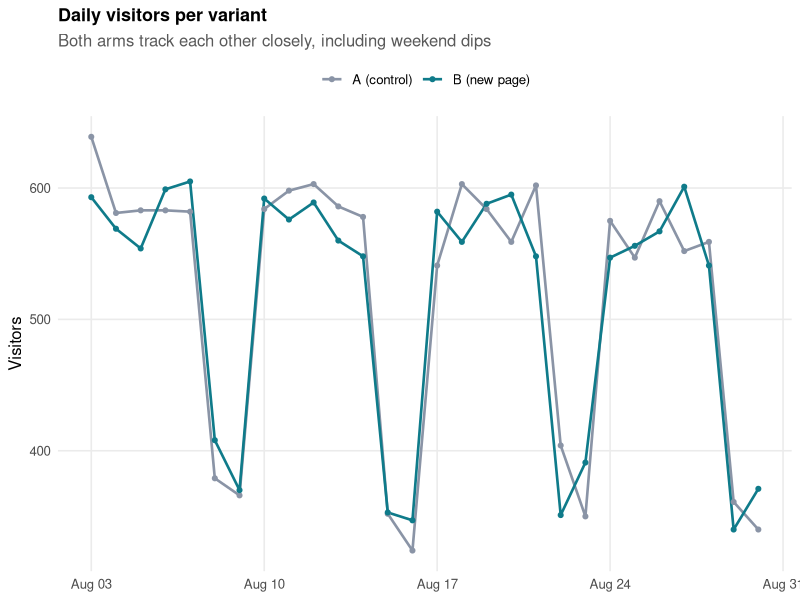
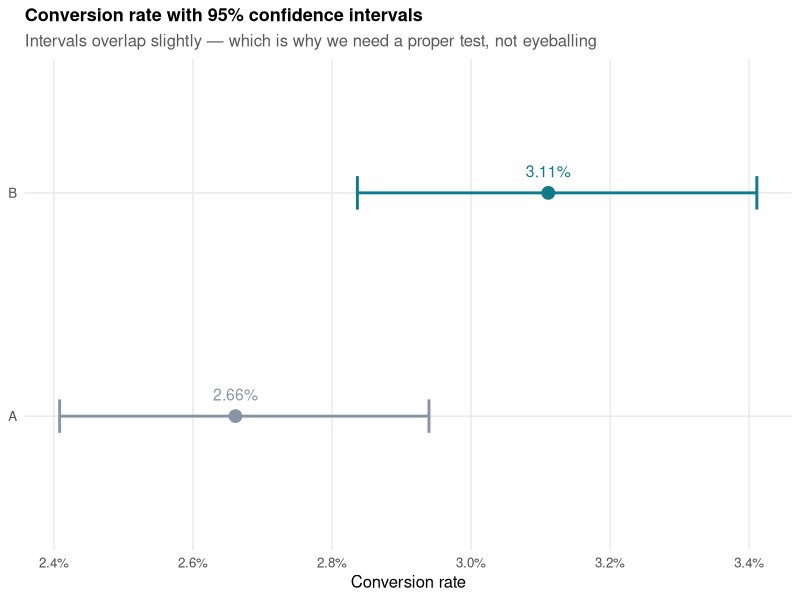
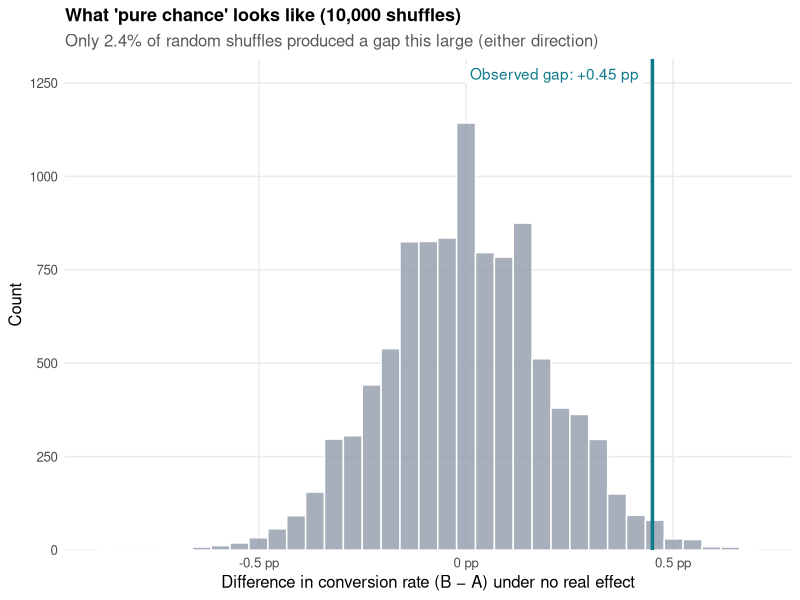
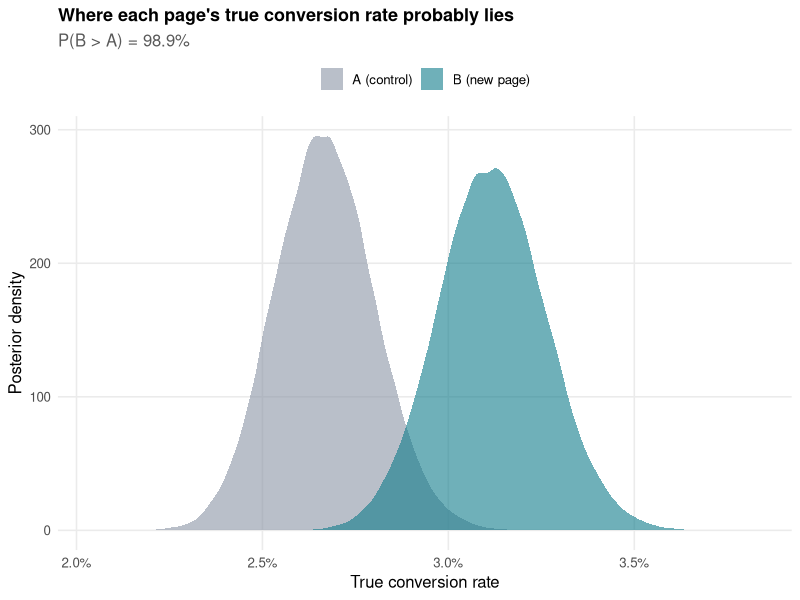
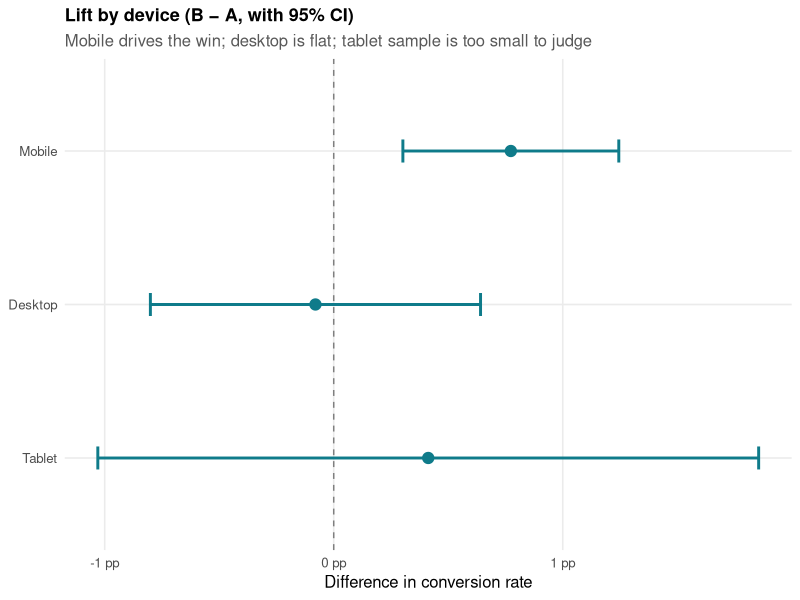
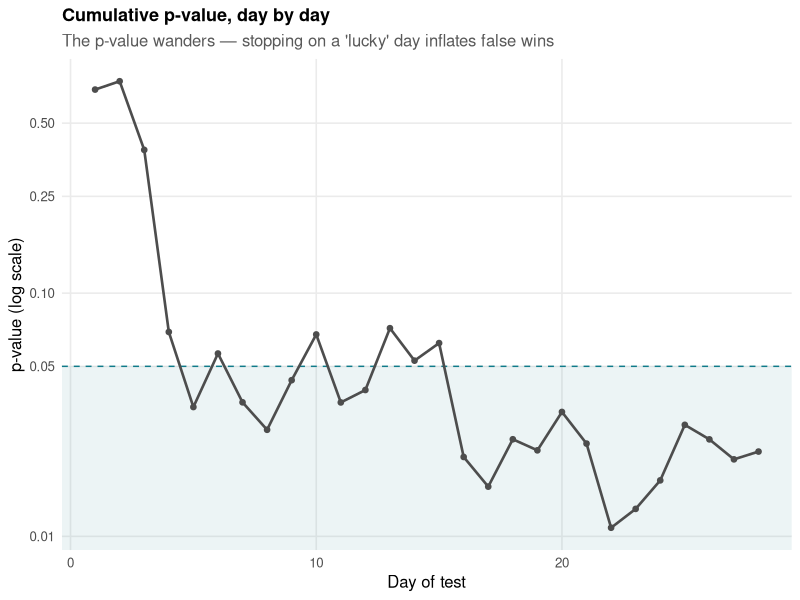

Generate these figures, in order, with R:
## ---- chunk 1
knitr::opts_chunk$set(echo = TRUE, message = FALSE, warning = FALSE,
                      fig.width = 8, fig.height = 4.2, dpi = 150,
                      fig.align = "center")
library(dplyr)
library(ggplot2)
library(scales)
library(tidyr)

set.seed(42)

# Consistent look for every chart
col_A <- "#8A94A6"   # control: neutral slate
col_B <- "#0F7B8A"   # treatment: teal
pal   <- c(A = col_A, B = col_B)

theme_ab <- theme_minimal(base_size = 12) +
  theme(plot.title = element_text(face = "bold", size = 13),
        plot.subtitle = element_text(colour = "grey35"),
        panel.grid.minor = element_blank(),
        legend.position = "top",
        legend.title = element_blank())
theme_set(theme_ab)

pct  <- function(x, d = 2) percent(x, accuracy = 10^-d)
fmtp <- function(p) ifelse(p < 0.001, "< 0.001", formatC(p, format = "f", digits = 3))
## ---- chunk 2
ab <- read.csv("data/ab_test_landing_page.csv", stringsAsFactors = FALSE) %>%
  mutate(date    = as.Date(date),
         variant = factor(variant, levels = c("A", "B")),
         weekend = weekdays(date) %in% c("Saturday", "Sunday"))

summ <- ab %>%
  group_by(variant) %>%
  summarise(visitors    = n(),
            conversions = sum(converted),
            conv_rate   = mean(converted),
            revenue     = sum(revenue),
            rpv         = mean(revenue),
            .groups = "drop")

pA <- summ$conv_rate[1]; pB <- summ$conv_rate[2]
nA <- summ$visitors[1];  nB <- summ$visitors[2]
xA <- summ$conversions[1]; xB <- summ$conversions[2]

ztest <- prop.test(c(xB, xA), c(nB, nA), correct = FALSE)
abs_diff <- pB - pA
rel_lift <- pB / pA - 1

# Bootstrap CI for relative lift (computed early so the summary can quote it)
set.seed(7)
lift_ci_es <- quantile(replicate(5000,
  mean(sample(ab$converted[ab$variant == "B"], replace = TRUE)) /
  mean(sample(ab$converted[ab$variant == "A"], replace = TRUE)) - 1), c(.025, .975))
## ---- chunk 3
baseline <- 0.03     # historical conversion rate of page A
mde_rel  <- 0.20     # smallest lift worth acting on: +20% relative
pw <- power.prop.test(p1 = baseline, p2 = baseline * (1 + mde_rel),
                      sig.level = 0.05, power = 0.80)
n_needed <- ceiling(pw$n)

data.frame(
  Assumption = c("Baseline conversion (A)", "Minimum detectable effect",
                 "Significance level (α)", "Power (1 − β)",
                 "Visitors needed per variant", "Visitors actually collected per variant"),
  Value = c(pct(baseline, 1), paste0("+", pct(mde_rel, 0), " relative (",
                                     pct(baseline, 1), " → ", pct(baseline * 1.2, 1), ")"),
            "0.05", "80%", comma(n_needed), paste(comma(nA), "/", comma(nB)))
)
## ---- chunk 4
srm <- chisq.test(c(nA, nB), p = c(0.5, 0.5))
data.frame(Variant = c("A", "B"), Visitors = comma(c(nA, nB)),
           Share = pct(c(nA, nB) / (nA + nB), 1),
           `SRM p-value` = c(fmtp(srm$p.value), ""), check.names = FALSE)
## ---- chunk 5
ab %>% count(date, variant) %>%
  ggplot(aes(date, n, colour = variant)) +
  geom_line(linewidth = 0.9) + geom_point(size = 1.4) +
  scale_colour_manual(values = pal, labels = c("A (control)", "B (new page)")) +
  labs(title = "Daily visitors per variant",
       subtitle = "Both arms track each other closely, including weekend dips",
       x = NULL, y = "Visitors")
## ---- chunk 6
bal <- ab %>%
  pivot_longer(c(device, source), names_to = "dimension", values_to = "level") %>%
  count(dimension, level, variant) %>%
  group_by(dimension, variant) %>% mutate(share = n / sum(n)) %>% ungroup() %>%
  select(-n) %>% pivot_wider(names_from = variant, values_from = share) %>%
  mutate(Difference = A - B)

bal %>% mutate(across(c(A, B), ~ pct(.x, 1)),
               Difference = paste0(round(Difference * 100, 1), " pp")) %>%
  rename(Dimension = dimension, Level = level, `Share in A` = A, `Share in B` = B)
## ---- chunk 7
summ %>%
  transmute(Variant = c("A (control)", "B (new page)"),
            Visitors = comma(visitors), Enrolments = comma(conversions),
            `Conversion rate` = pct(conv_rate))
## ---- chunk 8
ci <- summ %>% rowwise() %>%
  mutate(lo = prop.test(conversions, visitors)$conf.int[1],
         hi = prop.test(conversions, visitors)$conf.int[2]) %>% ungroup()

ggplot(ci, aes(conv_rate, variant, colour = variant)) +
  geom_errorbarh(aes(xmin = lo, xmax = hi), height = 0.15, linewidth = 1) +
  geom_point(size = 4) +
  geom_text(aes(label = pct(conv_rate)), vjust = -1.3, size = 4, show.legend = FALSE) +
  scale_colour_manual(values = pal) +
  scale_x_continuous(labels = percent_format(accuracy = 0.1)) +
  labs(title = "Conversion rate with 95% confidence intervals",
       subtitle = "Intervals overlap slightly — which is why we need a proper test, not eyeballing",
       x = "Conversion rate", y = NULL) +
  theme(legend.position = "none")
## ---- chunk 9
# Confidence interval for the relative lift via bootstrap (lift is a ratio,
# so the z-test's interval for the difference doesn't apply directly).
# Computed in the setup chunk: 5,000 resamples of each arm.
lift_ci <- unname(lift_ci_es)

data.frame(
  Measure = c("Absolute difference (B − A)", "95% CI for absolute difference",
              "Relative lift", "95% CI for relative lift (bootstrap)",
              "z-test p-value"),
  Value = c(paste0("+", round(abs_diff * 100, 2), " pp"),
            paste0("[", round(ztest$conf.int[1] * 100, 2), " pp, ",
                   round(ztest$conf.int[2] * 100, 2), " pp]"),
            paste0("+", pct(rel_lift, 1)),
            paste0("[", pct(lift_ci[1], 1), ", ", pct(lift_ci[2], 1), "]"),
            fmtp(ztest$p.value))
)
## ---- chunk 10
n_perm <- 10000
conv   <- ab$converted
is_B   <- ab$variant == "B"
obs    <- mean(conv[is_B]) - mean(conv[!is_B])

perm_diffs <- replicate(n_perm, {
  s <- sample(is_B)
  mean(conv[s]) - mean(conv[!s])
})
perm_p <- mean(abs(perm_diffs) >= abs(obs))

ggplot(data.frame(d = perm_diffs), aes(d)) +
  geom_histogram(bins = 35, fill = col_A, alpha = 0.75, colour = "white") +
  geom_vline(xintercept = obs, colour = col_B, linewidth = 1.2) +
  annotate("label", x = obs, y = Inf, vjust = 1.2, hjust = 1.05,
           label = paste0("Observed gap: +", round(obs * 100, 2), " pp"),
           colour = col_B, fill = "white", label.size = 0) +
  scale_y_continuous(expand = expansion(mult = c(0, 0.15))) +
  scale_x_continuous(labels = function(x) paste0(round(x * 100, 1), " pp")) +
  labs(title = "What 'pure chance' looks like (10,000 shuffles)",
       subtitle = paste0("Only ", pct(perm_p, 1),
                         " of random shuffles produced a gap this large (either direction)"),
       x = "Difference in conversion rate (B − A) under no real effect", y = "Count")
## ---- chunk 11
draws <- 100000
post_A <- rbeta(draws, 1 + xA, 1 + nA - xA)   # uniform Beta(1,1) prior
post_B <- rbeta(draws, 1 + xB, 1 + nB - xB)

prob_B_better <- mean(post_B > post_A)
post_lift     <- post_B / post_A - 1
prob_10       <- mean(post_lift > 0.10)
exp_loss_B    <- mean(pmax(post_A - post_B, 0))  # expected conversion loss if we ship B

data.frame(
  Question = c("Probability B beats A", "Probability lift exceeds +10%",
               "95% credible interval for lift",
               "Expected loss if we ship B and we're wrong"),
  Answer = c(pct(prob_B_better, 1), pct(prob_10, 1),
             paste0("[", pct(quantile(post_lift, .025), 1), ", ",
                    pct(quantile(post_lift, .975), 1), "]"),
             paste0(signif(exp_loss_B * 100, 2), " pp of conversion (tiny)"))
)
## ---- chunk 12
data.frame(rate = c(post_A, post_B),
           variant = rep(c("A", "B"), each = draws)) %>%
  ggplot(aes(rate, fill = variant)) +
  geom_density(alpha = 0.6, colour = NA) +
  scale_fill_manual(values = pal, labels = c("A (control)", "B (new page)")) +
  scale_x_continuous(labels = percent_format(accuracy = 0.1)) +
  labs(title = "Where each page's true conversion rate probably lies",
       subtitle = paste0("P(B > A) = ", pct(prob_B_better, 1)),
       x = "True conversion rate", y = "Posterior density")
## ---- chunk 13
rev_A <- ab$revenue[ab$variant == "A"]
rev_B <- ab$revenue[ab$variant == "B"]
welch <- t.test(rev_B, rev_A)

boot_rpv <- replicate(5000, mean(sample(rev_B, replace = TRUE)) -
                            mean(sample(rev_A, replace = TRUE)))
rpv_ci <- quantile(boot_rpv, c(0.025, 0.975))

pro_mix <- ab %>% filter(converted == 1) %>% group_by(variant) %>%
  summarise(pro_share = mean(revenue == 129), aov = mean(revenue), .groups = "drop")

data.frame(
  Measure = c("Revenue per visitor — A", "Revenue per visitor — B",
              "Difference (B − A)", "95% CI (bootstrap)", "Welch t-test p-value",
              "Avg. order value — A / B", "Pro bundle share of buyers — A / B"),
  Value = c(dollar(mean(rev_A), 0.01), dollar(mean(rev_B), 0.01),
            dollar(mean(rev_B) - mean(rev_A), 0.01),
            paste0("[", dollar(rpv_ci[1], 0.01), ", ", dollar(rpv_ci[2], 0.01), "]"),
            fmtp(welch$p.value),
            paste(dollar(pro_mix$aov, 0.01), collapse = " / "),
            paste(pct(pro_mix$pro_share, 1), collapse = " / "))
)
## ---- chunk 14
m <- glm(converted ~ variant + device + source + new_visitor + weekend,
         data = ab, family = binomial)

co <- summary(m)$coefficients
ci_m <- confint.default(m)
data.frame(Term = rownames(co),
           `Odds ratio` = round(exp(co[, 1]), 3),
           `95% CI` = paste0("[", round(exp(ci_m[, 1]), 2), ", ", round(exp(ci_m[, 2]), 2), "]"),
           `p-value` = fmtp(co[, 4]), check.names = FALSE, row.names = NULL) %>%
  mutate(Term = recode(Term, "(Intercept)" = "Intercept", "variantB" = "Version B",
                       "deviceMobile" = "Mobile (vs Desktop)", "deviceTablet" = "Tablet (vs Desktop)",
                       "sourceOrganic search" = "Organic search (vs Email)",
                       "sourcePaid social" = "Paid social (vs Email)",
                       "sourceReferral" = "Referral (vs Email)",
                       "new_visitor" = "New visitor", "weekendTRUE" = "Weekend"))
## ---- chunk 15
seg <- ab %>% group_by(device) %>%
  summarise(nA = sum(variant == "A"), nB = sum(variant == "B"),
            xA = sum(converted[variant == "A"]), xB = sum(converted[variant == "B"]),
            .groups = "drop") %>%
  rowwise() %>%
  mutate(rateA = xA / nA, rateB = xB / nB, lift = rateB / rateA - 1,
         p_raw = prop.test(c(xB, xA), c(nB, nA), correct = FALSE)$p.value,
         lo = prop.test(c(xB, xA), c(nB, nA), correct = FALSE)$conf.int[1],
         hi = prop.test(c(xB, xA), c(nB, nA), correct = FALSE)$conf.int[2]) %>%
  ungroup() %>%
  mutate(p_holm = p.adjust(p_raw, method = "holm"))

seg %>% transmute(Device = device, `Visitors (A / B)` = paste(comma(nA), "/", comma(nB)),
                  `Conv. A` = pct(rateA), `Conv. B` = pct(rateB),
                  `Relative lift` = pct(lift, 0),
                  `p (raw)` = fmtp(p_raw), `p (Holm-adjusted)` = fmtp(p_holm))
## ---- chunk 16
ggplot(seg, aes(x = (rateB - rateA), y = reorder(device, nA + nB))) +
  geom_vline(xintercept = 0, linetype = "dashed", colour = "grey50") +
  geom_errorbarh(aes(xmin = lo, xmax = hi), height = 0.15, colour = col_B, linewidth = 1) +
  geom_point(size = 3.5, colour = col_B) +
  scale_x_continuous(labels = function(x) paste0(round(x * 100, 1), " pp")) +
  labs(title = "Lift by device (B − A, with 95% CI)",
       subtitle = "Mobile drives the win; desktop is flat; tablet sample is too small to judge",
       x = "Difference in conversion rate", y = NULL)

int_test <- anova(glm(converted ~ variant + device, data = ab, family = binomial),
                  glm(converted ~ variant * device, data = ab, family = binomial),
                  test = "Chisq")
## ---- chunk 17
daily <- ab %>% arrange(date) %>% group_by(date, variant) %>%
  summarise(n = n(), x = sum(converted), .groups = "drop") %>%
  pivot_wider(names_from = variant, values_from = c(n, x)) %>%
  mutate(across(c(n_A, n_B, x_A, x_B), cumsum),
         day = row_number())
daily$p <- mapply(function(xa, na, xb, nb) prop.test(c(xb, xa), c(nb, na), correct = FALSE)$p.value,
                  daily$x_A, daily$n_A, daily$x_B, daily$n_B)

ggplot(daily, aes(day, p)) +
  annotate("rect", xmin = -Inf, xmax = Inf, ymin = 0, ymax = 0.05, fill = col_B, alpha = 0.08) +
  geom_hline(yintercept = 0.05, linetype = "dashed", colour = col_B) +
  geom_line(colour = "grey30", linewidth = 0.9) + geom_point(size = 1.6, colour = "grey30") +
  scale_y_continuous(trans = "log10", breaks = c(0.01, 0.05, 0.1, 0.25, 0.5, 1)) +
  labs(title = "Cumulative p-value, day by day",
       subtitle = "The p-value wanders — stopping on a 'lucky' day inflates false wins",
       x = "Day of test", y = "p-value (log scale)")
## ---- chunk 18
n_sims <- 2000; days <- 28; per_day <- 450; p0 <- 0.03
fixed_fp <- peek_fp <- logical(n_sims)
for (s in seq_len(n_sims)) {
  xa <- cumsum(rbinom(days, per_day, p0)); xb <- cumsum(rbinom(days, per_day, p0))
  n  <- per_day * seq_len(days)
  pooled <- (xa + xb) / (2 * n)
  z  <- (xb / n - xa / n) / sqrt(pooled * (1 - pooled) * 2 / n)
  pv <- 2 * pnorm(-abs(z))
  fixed_fp[s] <- pv[days] < 0.05          # analyst checks once, on day 28
  peek_fp[s]  <- any(pv[3:days] < 0.05)   # analyst checks daily, stops at first p < 0.05
}

data.frame(Analyst = c("Disciplined: analyses once at the planned end",
                       "Impatient: peeks daily, stops at first p < 0.05"),
           `False 'winners' declared` = pct(c(mean(fixed_fp), mean(peek_fp)), 1),
           check.names = FALSE)
## ---- chunk 19
monthly_visitors <- round(nrow(ab) / 28 * 30)
extra_lo  <- monthly_visitors * pA * lift_ci[1]
extra_mid <- monthly_visitors * pA * rel_lift
extra_hi  <- monthly_visitors * pA * lift_ci[2]
# Revenue impact uses revenue-per-visitor, NOT extra enrolments x order value:
# B also lowers spend among buyers who would have bought anyway, and only RPV
# captures both effects at once.
rpv_diff <- mean(rev_B) - mean(rev_A)
rev_lo  <- monthly_visitors * rpv_ci[1]
rev_mid <- monthly_visitors * rpv_diff
rev_hi  <- monthly_visitors * rpv_ci[2]

data.frame(Scenario = c("Conservative (low end of 95% CI)", "Most likely (point estimate)",
                        "Optimistic (high end of 95% CI)"),
           `Extra enrolments / month` = round(c(extra_lo, extra_mid, extra_hi)),
           `Revenue change / month*` = dollar(round(unname(c(rev_lo, rev_mid, rev_hi)))),
           check.names = FALSE)
